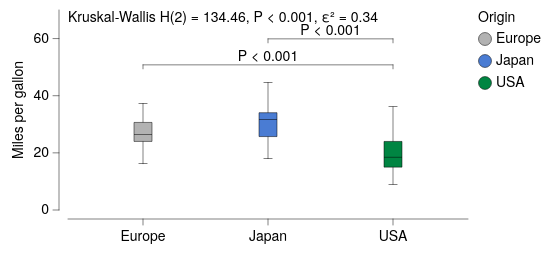

Describe this chart as a Vega-Lite specification.
### Vega-Lite specification from a JSON file in a GitHub repository (floating-point values rounded to 4 significant figures; data arrays with more than 128 entries replaced by an {"elided": "..."} marker saying what was removed)
{"background": null, "config": {"arc": {"fill": "#DBDBDB", "fillOpacity": 1.0, "innerRadius": 25.0, "padAngle": 0.03, "stroke": "black", "strokeOpacity": 1, "strokeWidth": 0.25}, "area": {"fill": "#DBDBDB", "fillOpacity": 1.0, "stroke": "black", "strokeOpacity": 1, "strokeWidth": 0.25}, "axis": {"domain": true, "domainCap": "round", "domainColor": "black", "domainWidth": 0.25, "grid": false, "gridCap": "round", "gridColor": "#F1F1F1", "gridDash": [0, 0], "gridOpacity": 1.0, "gridWidth": 0.25, "labelColor": "black", "labelFont": "Helvetica Neue, HelveticaNeue, Helvetica, Arial, sans-serif", "labelFontSize": 7, "labelFontStyle": "normal", "labelFontWeight": 400, "offset": 4.5, "ticks": true, "tickCap": "round", "tickColor": "black", "tickRound": false, "tickSize": 3, "tickWidth": 0.25, "titleColor": "black", "titleFont": "Helvetica Neue, HelveticaNeue, Helvetica, Arial, sans-serif", "titleFontSize": 7, "titleFontStyle": "normal", "titleFontWeight": 400}, "axisX": {"domain": true, "labelAlign": "center", "labelAngle": 0, "labels": true, "ticks": true, "translate": 0}, "axisY": {"domain": true, "labelAlign": "right", "labelAngle": 0, "labels": true, "ticks": true, "translate": 0}, "axisRight": {"domain": true, "labelAlign": "left", "labelAngle": 0, "labels": true, "ticks": true, "translate": 0}, "axisTop": {"domain": true, "labelAlign": "center", "labelAngle": 0, "labels": true, "ticks": true, "translate": 0}, "axisBand": {"tickOffset": 0}, "bar": {"fill": "#DBDBDB", "fillOpacity": 1.0, "stroke": "black", "strokeOpacity": 1, "strokeWidth": 0.25}, "boxplot": {"size": 9.0, "ticks": {"cornerRadius": 0.25, "fill": "black", "opacity": 1, "size": 4.5, "thickness": 0.25}, "box": {"fillOpacity": 1.0, "stroke": "black", "strokeOpacity": 1, "strokeWidth": 0.25}, "median": {"cornerRadius": 0, "fill": "black", "fillOpacity": 1.0, "opacity": 1, "size": 9.0, "thickness": 0.25}, "rule": {"fill": "black", "fillOpacity": 1.0, "size": 10.0, "stroke": "black", "strokeDash": [0, 0], "strokeOpacity": 1, "strokeWidth": 0.25}, "outliers": {"color": "black", "fill": "black", "fillOpacity": 1.0, "size": 0, "stroke": "black", "strokeOpacity": 1, "strokeWidth": 0.25}}, "circle": {"fill": "black", "fillOpacity": 1.0, "size": 1.25, "stroke": null, "strokeOpacity": 1, "strokeWidth": 0.25}, "errorband": {"band": {"fillOpacity": 0.6, "stroke": null, "strokeWidth": 0.25, "strokeOpacity": 1}, "borders": {"opacity": 0, "strokeOpacity": 0.25, "strokeWidth": 1}}, "errorbar": {"opacity": 1, "rule": {"strokeDash": [0, 0], "strokeWidth": 0.25}, "ticks": {"color": "black", "cornerRadius": 0.125, "opacity": 1, "size": 6.0, "thickness": 0.25}, "thickness": 0.25}, "font": "Helvetica Neue, HelveticaNeue, Helvetica, Arial, sans-serif", "geoshape": {"fill": "#DBDBDB", "fillOpacity": 1.0, "stroke": "black", "strokeOpacity": 1, "strokeWidth": 0.25}, "header": {"labelColor": "black", "labelFont": "Helvetica Neue, HelveticaNeue, Helvetica, Arial, sans-serif", "labelFontSize": 7, "labelFontStyle": "normal", "labelFontWeight": 400, "titleColor": "black", "titleFont": "Helvetica Neue, HelveticaNeue, Helvetica, Arial, sans-serif", "titleFontSize": 7, "titleFontStyle": "normal", "titleFontWeight": 400, "titlePadding": 0}, "legend": {"disable": false, "offset": 4.5, "titlePadding": 4, "labelOffset": 2, "gradientLabelOffset": 2, "gradientLength": 50.0, "gradientThickness": 5.0, "gradientOpacity": 1.0, "gradientStrokeColor": "black", "gradientStrokeWidth": 0.25, "labelColor": "black", "labelFont": "Helvetica Neue, HelveticaNeue, Helvetica, Arial, sans-serif", "labelFontSize": 7, "labelFontStyle": "normal", "labelFontWeight": 400, "strokeColor": "black", "strokeWidth": 0, "symbolSize": 42, "symbolStrokeColor": "black", "symbolStrokeWidth": 0.25, "titleColor": "black", "titleFont": "Helvetica Neue, HelveticaNeue, Helvetica, Arial, sans-serif", "titleFontSize": 7, "titleFontStyle": "normal", "titleFontWeight": 400}, "line": {"color": "black", "stroke": "black", "strokeCap": "butt", "strokeDash": [0, 0], "strokeOpacity": 1, "strokeWidth": 0.5}, "point": {"filled": true, "fill": "#DBDBDB", "fillOpacity": 1.0, "size": 5.0, "stroke": "black", "strokeOpacity": 1, "strokeWidth": 0.25}, "range": {"category": ["#B2B2B2", "#4A7CD3", "#008542", "#664CAF", "#509F98", "#636363", "#284F93", "#005226", "#382864", "#285753"], "diverging": {"scheme": ["#443E60", "#5F597E", "#7C759B", "#9994B6", "#B7B4CC", "#D6D5DC", "#F6F6F6", "#D1DAD9", "#A4C2BF", "#7AA9A4", "#578E89", "#37736E", "#1B5954"]}, "heatmap": {"scheme": ["#440154", "#472270", "#433E82", "#38598C", "#2C728E", "#238A8D", "#24A086", "#39B578", "#5DC862", "#96D646", "#CAE02D", "#FDE724"]}, "ordinal": {"scheme": ["#F1F1F1", "#DBDBDB", "#C6C6C6", "#B2B2B2", "#9D9D9D", "#898989", "#767676", "#636363", "#515151", "#404040", "#2F2F2F", "#1F1F1F"]}, "ramp": {"scheme": ["#440154", "#472270", "#433E82", "#38598C", "#2C728E", "#238A8D", "#24A086", "#39B578", "#5DC862", "#96D646", "#CAE02D", "#FDE724"]}}, "rule": {"color": "black", "stroke": "black", "strokeCap": "round", "strokeDash": [2, 2], "strokeOpacity": 1, "strokeWidth": 0.25}, "scale": {"barBandPaddingInner": 0.1, "rectBandPaddingInner": 0, "tickBandPaddingInner": 0.1, "bandPaddingOuter": 0.1, "bandWithNestedOffsetPaddingInner": 0.2, "bandWithNestedOffsetPaddingOuter": 0.2, "offsetBandPaddingInner": 0, "offsetBandPaddingOuter": 0, "round": false}, "rect": {"fill": "#DBDBDB", "fillOpacity": 1.0, "stroke": "black", "strokeOpacity": 1, "strokeWidth": 0.25}, "square": {"fill": "#DBDBDB", "fillOpacity": 1.0, "size": 10.0, "stroke": "black", "strokeOpacity": 1, "strokeWidth": 0.25}, "text": {"color": "black", "font": "Helvetica Neue, HelveticaNeue, Helvetica, Arial, sans-serif", "fontSize": 7, "fontStyle": "normal", "fontWeight": 400}, "tick": {"color": "black", "cornerRadius": 0.125, "opacity": 1.0, "size": 9.0, "thickness": 0.25}, "title": {"anchor": "middle", "frame": "group", "color": "black", "font": "Helvetica Neue, HelveticaNeue, Helvetica, Arial, sans-serif", "fontSize": 7, "fontStyle": "normal", "fontWeight": 400, "subtitleColor": "black", "subtitleFont": "Helvetica Neue, HelveticaNeue, Helvetica, Arial, sans-serif", "subtitleFontSize": "Helvetica Neue, HelveticaNeue, Helvetica, Arial, sans-serif", "subtitleFontStyle": "normal", "subtitleFontWeight": 400}, "trail": {"color": "black", "opacity": 1, "size": 0.5}, "view": {"continuousWidth": 200, "continuousHeight": 100, "discreteWidth": 200, "discreteHeight": 100, "fill": null, "stroke": null, "strokeWidth": 0.25}}, "layer": [{"data": {"name": "data-84942684f44a0939f6e50b33ec91a880"}, "mark": {"type": "boxplot"}, "encoding": {"color": {"field": "Origin", "type": "nominal"}, "x": {"field": "Origin", "sort": ["Europe", "Japan", "USA"], "title": null, "type": "nominal"}, "y": {"field": "Miles_per_Gallon", "title": "Miles per gallon", "type": "quantitative"}}}, {"layer": [{"data": {"values": [{"__dysonsphere__": 1}]}, "mark": {"type": "text", "align": "left", "angle": 0, "baseline": "top", "dx": 0, "dy": 0, "fontSize": 7, "opacity": 1.0}, "encoding": {"text": {"value": "Kruskal-Wallis H(2) = 134.46, P < 0.001, ε² = 0.34"}, "x": {"value": 0}, "y": {"value": 0}}}, {"layer": [{"data": {"values": [{"x": "Europe", "x2": "USA", "y": 46.6, "__dysonsphere__": 1}]}, "mark": {"type": "rule", "strokeCap": "round", "strokeDash": [0, 0], "strokeWidth": 0.25, "yOffset": -6.0}, "encoding": {"x": {"value": 37.5}, "x2": {"value": 162.5}, "y": {"field": "y", "scale": {"domainMax": 70.0}, "type": "quantitative"}}}, {"data": {"values": [{"x": "Europe", "y": 46.6, "y2": 46.6, "__dysonsphere__": 1}]}, "mark": {"type": "rule", "strokeCap": "round", "strokeDash": [0, 0], "strokeWidth": 0.25, "y2Offset": -4.0, "yOffset": -6.0}, "encoding": {"x": {"value": 37.5}, "y": {"field": "y", "type": "quantitative"}, "y2": {"field": "y2"}}}, {"data": {"values": [{"x": "USA", "y": 46.6, "y2": 46.6, "__dysonsphere__": 1}]}, "mark": {"type": "rule", "strokeCap": "round", "strokeDash": [0, 0], "strokeWidth": 0.25, "y2Offset": -4.0, "yOffset": -6.0}, "encoding": {"x": {"value": 162.5}, "y": {"field": "y", "type": "quantitative"}, "y2": {"field": "y2"}}}, {"data": {"values": [{"y": 46.6, "label": "P < 0.001", "__dysonsphere__": 1}]}, "mark": {"type": "text", "align": "center", "dy": -10.0, "fontSize": 7}, "encoding": {"text": {"field": "label", "type": "nominal"}, "x": {"value": 100.0}, "y": {"field": "y", "type": "quantitative"}}}]}, {"layer": [{"data": {"values": [{"x": "Japan", "x2": "USA", "y": 46.6, "__dysonsphere__": 1}]}, "mark": {"type": "rule", "strokeCap": "round", "strokeDash": [0, 0], "strokeWidth": 0.25, "yOffset": -19.0}, "encoding": {"x": {"value": 100.0}, "x2": {"value": 162.5}, "y": {"field": "y", "type": "quantitative"}}}, {"data": {"values": [{"x": "Japan", "y": 46.6, "y2": 46.6, "__dysonsphere__": 1}]}, "mark": {"type": "rule", "strokeCap": "round", "strokeDash": [0, 0], "strokeWidth": 0.25, "y2Offset": -17.0, "yOffset": -19.0}, "encoding": {"x": {"value": 100.0}, "y": {"field": "y", "type": "quantitative"}, "y2": {"field": "y2"}}}, {"data": {"values": [{"x": "USA", "y": 46.6, "y2": 46.6, "__dysonsphere__": 1}]}, "mark": {"type": "rule", "strokeCap": "round", "strokeDash": [0, 0], "strokeWidth": 0.25, "y2Offset": -17.0, "yOffset": -19.0}, "encoding": {"x": {"value": 162.5}, "y": {"field": "y", "type": "quantitative"}, "y2": {"field": "y2"}}}, {"data": {"values": [{"y": 46.6, "label": "P < 0.001", "__dysonsphere__": 1}]}, "mark": {"type": "text", "align": "center", "dy": -23.0, "fontSize": 7}, "encoding": {"text": {"field": "label", "type": "nominal"}, "x": {"value": 131.2}, "y": {"field": "y", "type": "quantitative"}}}]}], "name": "__dysonsphere_4ccb91cbeb0c1114_25"}], "$schema": "https://vega.github.io/schema/vega-lite/v6.4.1.json", "datasets": {"data-84942684f44a0939f6e50b33ec91a880": {"elided": "398 records"}}}
